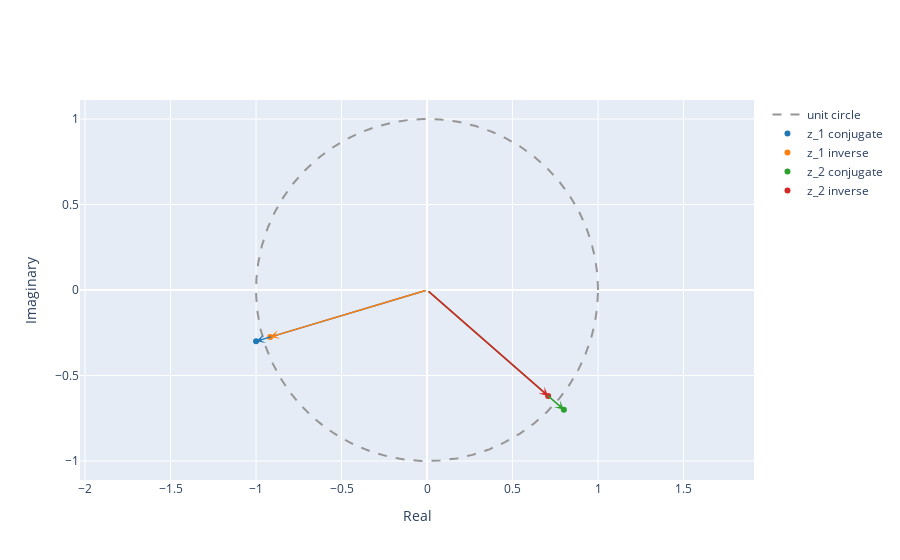

Notebook source saved alongside this figure:
### Markdown cell above
1.2. Compute the conjugate z* and the inverse 1/z for both $z_1$ and $z_2$ and plot the results as vectors in the complex plane.

### Code cell
z_1_conj = np.conj(z_1)
z_2_conj = np.conj(z_2)
z_1_inv = 1/z_1
z_2_inv = 1/z_2

plot_complex([z_1_conj, z_1_inv, z_2_conj, z_2_inv], name=['z_1 conjugate', 'z_1 inverse', 'z_2 conjugate', 'z_2 inverse' ])

### Figure 1 — Plotly figure (JSON) as saved in the notebook; plotly's stock layout.template omitted (floating-point values rounded to 4 significant figures; data arrays with more than 128 entries replaced by an {"elided": "..."} marker saying what was removed)
{"data": [{"line": {"color": "rgb(150,150,150)", "dash": "dash", "shape": "linear"}, "mode": "lines", "name": "unit circle", "type": "scatter", "x": {"elided": "1000 float values"}, "y": {"elided": "1000 float values"}}, {"marker": {"color": "#1f77b4"}, "mode": "markers", "name": "z_1 conjugate", "type": "scatter", "x": [-1], "y": [-0.3]}, {"marker": {"color": "#ff7f0e"}, "mode": "markers", "name": "z_1 inverse", "type": "scatter", "x": [-0.9174], "y": [-0.2752]}, {"marker": {"color": "#2ca02c"}, "mode": "markers", "name": "z_2 conjugate", "type": "scatter", "x": [0.8], "y": [-0.7]}, {"marker": {"color": "#d62728"}, "mode": "markers", "name": "z_2 inverse", "type": "scatter", "x": [0.708], "y": [-0.6195]}], "layout": {"annotations": [{"arrowcolor": "#1f77b4", "arrowhead": 3, "arrowwidth": 1.5, "ax": 0, "axref": "x", "ay": 0, "ayref": "y", "showarrow": true, "text": "", "x": -1, "y": -0.3}, {"arrowcolor": "#ff7f0e", "arrowhead": 3, "arrowwidth": 1.5, "ax": 0, "axref": "x", "ay": 0, "ayref": "y", "showarrow": true, "text": "", "x": -0.9174, "y": -0.2752}, {"arrowcolor": "#2ca02c", "arrowhead": 3, "arrowwidth": 1.5, "ax": 0, "axref": "x", "ay": 0, "ayref": "y", "showarrow": true, "text": "", "x": 0.8, "y": -0.7}, {"arrowcolor": "#d62728", "arrowhead": 3, "arrowwidth": 1.5, "ax": 0, "axref": "x", "ay": 0, "ayref": "y", "showarrow": true, "text": "", "x": 0.708, "y": -0.6195}], "xaxis": {"title": {"text": "Real"}}, "yaxis": {"scaleanchor": "x", "scaleratio": 1, "title": {"text": "Imaginary"}}}}
